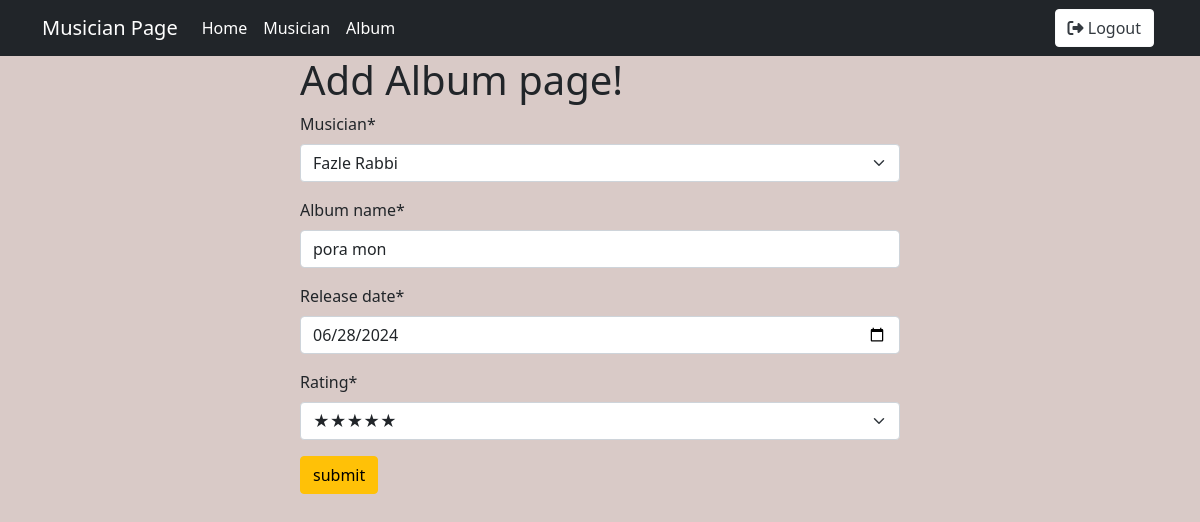
The page /album/edit/1 (signed in) on the database its author committed.
### album/models.py (models this page shows, shortened)
class Album(models.Model):
    musician = models.ForeignKey(Musician, related_name='albums', on_delete=models.CASCADE)
    album_name = models.CharField(max_length=100)
    release_date = models.DateField()
    RATING_CHOICES = [
        (1, '★'),
        (2, '★★'),
        (3, '★★★'),
        (4, '★★★★'),
        (5, '★★★★★'),
    ]
    rating = models.IntegerField(choices=RATING_CHOICES)

### album/views.py (the view)
# urls.py: path('edit/<int:id>',views.edit_album, name="edit_album"),
def edit_album(request,id):
    post=models.Album.objects.get(pk=id)
    album_form = forms.AlbumForm(instance=post)
    if request.method == 'POST':
        album_form = forms.AlbumForm(request.POST,instance=post)
        if album_form.is_valid():
            album_form.save()
            return redirect("homepage")
    return render(request, "add_album.html", {'form': album_form})

### album/forms.py
class AlbumForm(forms.ModelForm):
    class Meta:
        model=Album
        fields='__all__'
        widgets = {
            'release_date': forms.DateInput(attrs={'type': 'date'}),
        }

### musician/models.py (called while the page is built)
    def __str__(self):
        return f"{self.first_name} {self.last_name}"

### album/templates/add_album.html (shortened to what this page needs)
{% extends "base.html" %}
{% block content %}
{% load crispy_forms_tags %}
<form style="width: 50%;margin:auto;" method="post">
    <h1>Add Album page!</h1>
    {{form|crispy}}
    <input type="submit" value="submit"class="btn btn-warning">
</form>
{% endblock  %}

### rows shown on the page
Album: musician "Fazle Rabbi", album_name "pora mon", release_date "06/28/2024", rating "★★★★★"
